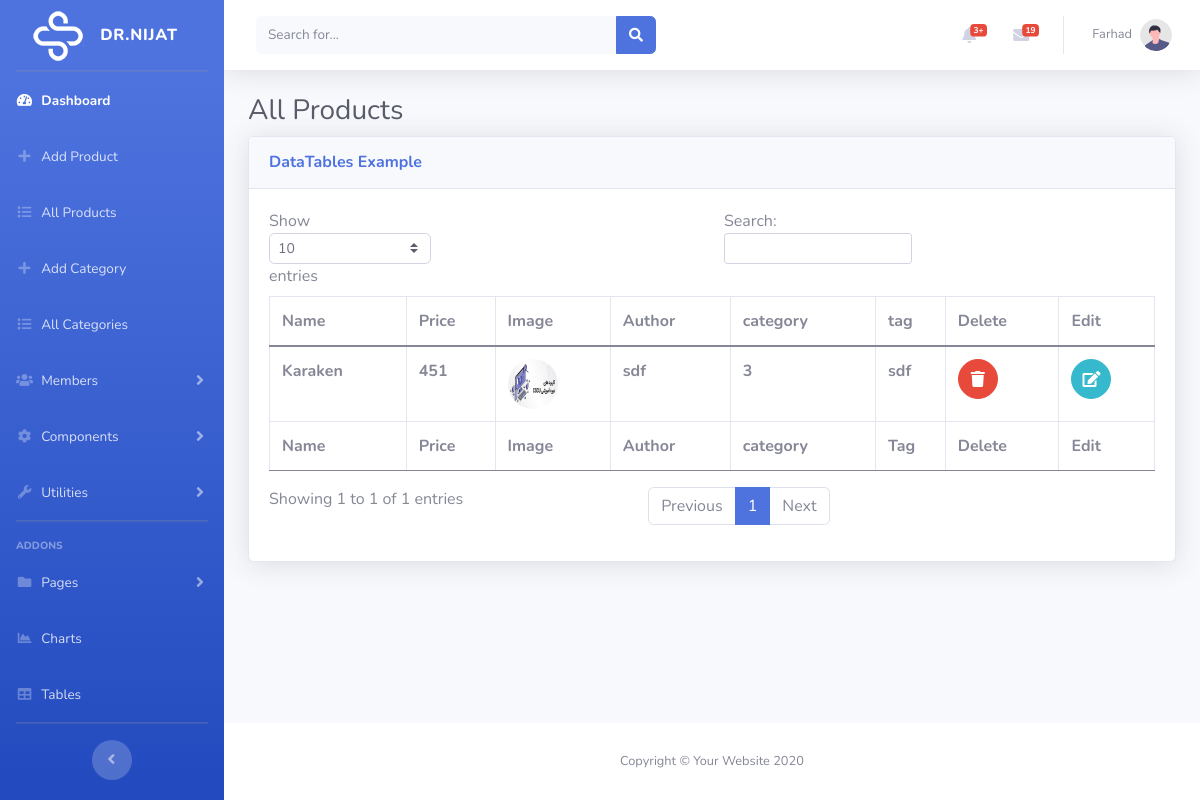
The app's page /admin/all_products.php (signed in) with its own data.
### tables this page shows
CREATE TABLE IF NOT EXISTS `products` (
  `pro_id` int(11) NOT NULL AUTO_INCREMENT,
  `pro_name` varchar(255) NOT NULL,
  `pro_detail` varchar(255) NOT NULL,
  `pro_price` int(50) NOT NULL,
  `pro_image` varchar(255) NOT NULL,
  `pro_author` varchar(255) NOT NULL,
  `pro_category_id` int(100) NOT NULL,
  `add_to_favorite` varchar(255) NOT NULL DEFAULT '0',
  `pro_tag` varchar(255) NOT NULL,
  PRIMARY KEY (`pro_id`)
);

### admin/all_products.php (the view, shortened to what this page needs)
<?php require_once "include/header.php"; ?>
<?php require_once "include/sidebar.php"; ?>
<?php include_once("include/top_navbar.php"); ?>
<div class="container-fluid">
    <h1 class="h3 mb-2 text-gray-800">All Products</h1>
    <div class="card shadow mb-4">
        <div class="card-header py-3">
            <h6 class="m-0 font-weight-bold text-primary">DataTables Example</h6>
        </div>
        <div class="card-body">
            <div class="table-responsive">
                <table class="table table-bordered" id="dataTable" width="100%" cellspacing="0">
                    <thead>
                        <tr>
                            <th>Name</th>
                            <th>Price</th>
                            <th>Image</th>
                            <th>Author</th>
                            <th>category</th>
                            <th>tag</th>
                            <th>Delete</th>
                            <th>Edit</th>
                        </tr>
                    </thead>
                    <tfoot>
                        <tr>
                            <th>Name</th>
                            <th>Price</th>
                            <th>Image</th>
                            <th>Author</th>
                            <th>category</th>
                            <th>Tag</th>
                            <th>Delete</th>
                            <th>Edit</th>
                        </tr>
                    </tfoot>
                    <tbody>
                        <?php
                        $conn = config();
                        $fetch_pro_ad = "SELECT * FROM products";
                        $stmt_pro = $conn->prepare($fetch_pro_ad);
                        $stmt_pro->execute();
                        while ($row_pro = $stmt_pro->fetch(PDO::FETCH_ASSOC)) {
                            $name = $row_pro['pro_name'];
                            $price = $row_pro['pro_price'];
                            $image = $row_pro['pro_image'];
                            $author = $row_pro['pro_author'];
                            $category = $row_pro['pro_category_id'];
                            $tag = $row_pro['pro_tag'];
                        ?>
                        <tr>
                            <th><?php echo $name; ?></th>
                            <th><?php echo $price; ?></th>
                            <th><img class="rounded-circle" width="50px" height="50px"
                                    src="img/product/<?php echo $name; ?>/<?php echo $image; ?>"></th>
                            <th><?php echo $author; ?></th>
                            <th><?php echo $category; ?></th>
                            <th><?php echo $tag; ?></th>
                            <th>
                                <form action="include/user_functions.php" method="POST">
                                    <button data-toggle="modal" data-target="#myModal2" type="submit" name="btn_del_pro"
                                        class="btn btn-danger btn-circle"><i class="fa fa-trash"></i>
                                    </button>
                                </form>
                            </th>
                            <th>
                                <form action="">
                                    <a href="" class="btn btn-info btn-circle"><i class="fa fa-edit"></i></a>
                                </form>
                            </th>
                        </tr>
                        <?php } ?>
                    </tbody>
                </table>
            </div>
        </div>
    </div>
</div>
</div>
<?php require_once "include/footer.php"; ?>

### records on screen
products: pro_name "Karaken", pro_price "451", pro_name+pro_image (picture), pro_author "sdf", pro_category "3", pro_tag "sdf"

### other values on screen
count($message) "19"
$_SESSION['user_name'] "Farhad"
